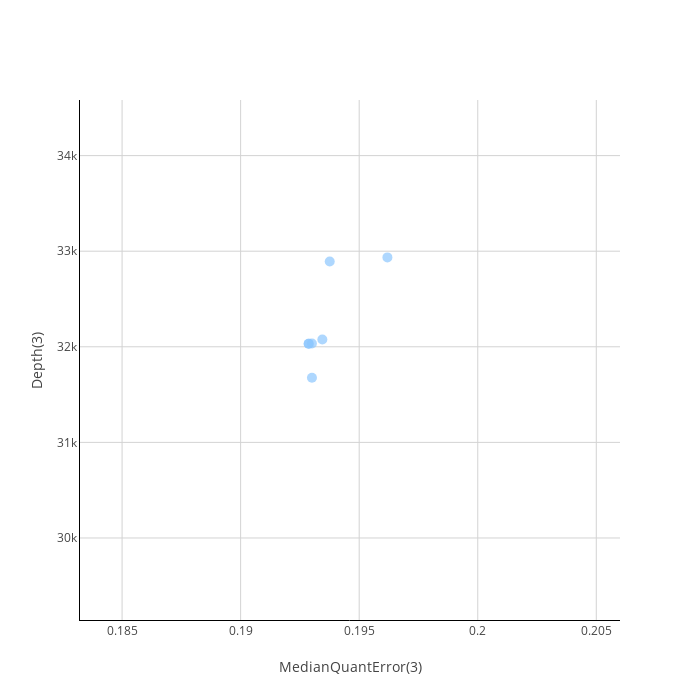

Notebook code for this chart:
### Code cell
plot = plot_performance_metrics(
    all_datapoints, subset=subset_hashes_MaxQuantVersions, min_quant=3, subset_col="intermediate_hash", autoscale=True
)
plot

### Figure 1 — Plotly figure (JSON) as saved in the notebook; plotly's stock layout.template omitted (floating-point values rounded to 4 significant figures)
{"data": [{"hovertext": ["ProteoBench ID: MaxQuant_20251007_142431<br>Software tool: MaxQuant 1.5.2.8<br>Comment (private submission): ...", "ProteoBench ID: MaxQuant_20251007_142610<br>Software tool: MaxQuant 2.1.4.0<br>Comment (private submission): ...", "ProteoBench ID: MaxQuant_20251007_142657<br>Software tool: MaxQuant 2.5.1.0<br>Comment (private submission): ...", "ProteoBench ID: MaxQuant_20251007_142935<br>Software tool: MaxQuant 2.1.3.0<br>Comment (private submission): ...", "ProteoBench ID: MaxQuant_20251007_143056<br>Software tool: MaxQuant 1.5.8.2<br>Comment (private submission): ...", "ProteoBench ID: MaxQuant_20251007_143114<br>Software tool: MaxQuant 1.6.3.3<br>Comment (private submission): ...", "ProteoBench ID: MaxQuant_20251007_143420<br>Software tool: MaxQuant 1.5.3.30<br>Comment (private submission): ..."], "marker": {"color": ["#8bc6fd", "#8bc6fd", "#8bc6fd", "#8bc6fd", "#8bc6fd", "#8bc6fd", "#8bc6fd"], "showscale": false, "size": [10, 10, 10, 10, 10, 10, 10]}, "mode": "markers", "name": "MaxQuant", "type": "scatter", "x": [0.1962, 0.1929, 0.193, 0.1929, 0.193, 0.1934, 0.1938], "y": [32935, 32032, 32034, 32032, 31676, 32077, 32892]}], "layout": {"annotations": [{"font": {"color": "rgba(0,0,0,0.1)", "size": 50}, "showarrow": false, "text": "", "x": 0.5, "xref": "paper", "y": 0.5, "yref": "paper"}], "clickmode": "event+select", "height": 700, "width": 700, "xaxis": {"gridcolor": "lightgray", "gridwidth": 1, "linecolor": "black", "range": [0.1832, 0.206], "showgrid": true, "title": {"text": "MedianQuantError(3)"}}, "yaxis": {"gridcolor": "lightgray", "gridwidth": 1, "linecolor": "black", "range": [29140.0, 34580.0], "showgrid": true, "title": {"text": "Depth(3)"}}}}
